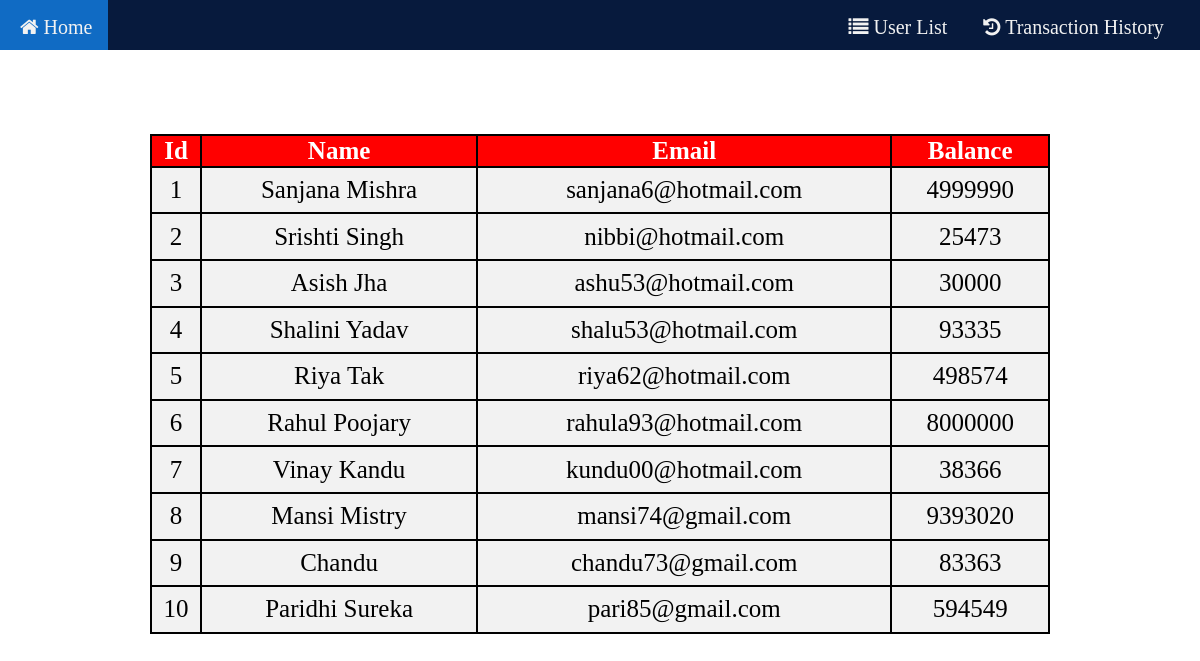
Page /table.php on the committed database.
### tables this page shows
CREATE TABLE `user_list` (
  `id` int(20) NOT NULL,
  `name` varchar(20) NOT NULL,
  `email` varchar(20) NOT NULL,
  `balance` float NOT NULL
);

### table.php (the view, shortened to what this page needs)
<?php
		$conn = mysqli_connect("localhost", "root", "", "user");
?>
<!DOCTYPE html>
<html>
<head>
<link rel="stylesheet" href="https://cdnjs.cloudflare.com/ajax/libs/font-awesome/4.7.0/css/font-awesome.min.css">
    <link rel="stylesheet" type="text/css" href="navbar.css">
</head>
<body>
    <div id="navbar">
  <a class="hi" href="index.php"><i class="fa fa-home"></i> Home</a>
  <a class="hello" href="table.php"><i class="fa fa-list"></i> User List</a>
  <a class="bye" href="transaction.php"><i class="fa fa-history"></i> Transaction History</a>
  </div>
    <h1><u>User List</u></h1>
    <table class="center">
    <thead>
        <tr>
            <th>Id</th>
            <th>Name</th>
            <th>Email</th>
            <th>Balance</th>
        </tr>
    </thead>
    <tbody>
        <?php $sql = "SELECT id, name, email, balance FROM user_list";
        $result = mysqli_query($conn, $sql);?>
        <?php while( $row = mysqli_fetch_array($result)) : ?>
        <tr>
            <td><?php echo $row['id']; ?></td>
            <td><?php echo $row['name']; ?></td>
            <td><?php echo $row['email']; ?></td>
            <td><?php echo $row['balance']; ?></td>
        </tr>
        <?php endwhile ?>
    </tbody>
</table>
</body>
</html>

### navbar.css (style rules this page uses)
#navbar { overflow: hidden; background-color: #071a3d; height: 50px; font-size: 35px; }
#navbar a { float: left; display: block; color: #f2f2f2; text-align: center; padding: 16px; text-decoration: none; padding-left: 20px; }
.hello { margin-left: 20px; float: right; }
.bye { margin-right: 20px; float: right; }
.hi { margin-right: 700px; float: right; }

### table.php (style rules this page uses)
table, th,tr,td { border: 2px solid black; }
.center { margin-left: auto; margin-right: auto; border-collapse: collapse; }
table { width: 900px; height: 500px; color: black; font-size: 30px; border-color: black; }
h1 { text-align: center; color: white; font-size: 40px; margin-top:10px; }
body { background-image: url("https://img.freepik.com/free-photo/colour-smoke-background_71163-197.jpg?size=626&ext=jpg"); background-repeat: no-repeat; background-size: cover; margin: 0; }
th, td { text-align: center; }
th { background-color: red ; color: white; border: 2px solid black; }
a { font-size:20px; }
tr { font-size:25px; border: 2px solid black; background-color: #f2f2f2; }

### rows in the picture
user_list: id "1", name "Sanjana Mishra", email "sanjana6@hotmail.com", balance "4999990"
user_list: id "2", name "Srishti Singh", email "nibbi@hotmail.com", balance "25473"
user_list: id "3", name "Asish Jha", email "ashu53@hotmail.com", balance "30000"
user_list: id "4", name "Shalini Yadav", email "shalu53@hotmail.com", balance "93335"
user_list: id "5", name "Riya Tak", email "riya62@hotmail.com", balance "498574"
user_list: id "6", name "Rahul Poojary", email "rahula93@hotmail.com", balance "8000000"
user_list: id "7", name "Vinay Kandu", email "kundu00@hotmail.com", balance "38366"
user_list: id "8", name "Mansi Mistry", email "mansi74@gmail.com", balance "9393020"
user_list: id "9", name "Chandu", email "chandu73@gmail.com", balance "83363"
user_list: id "10", name "Paridhi Sureka", email "pari85@gmail.com", balance "594549"
